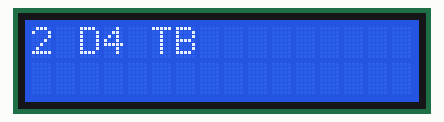
This sketch was run on a simulated Arduino Uno, built with avr-gcc and run on an emulated ATmega328P. Parts: 16×2 character LCD.

Above: at 0.11 s.
At 0.61 s:
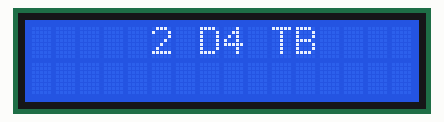
At 1.21 s:
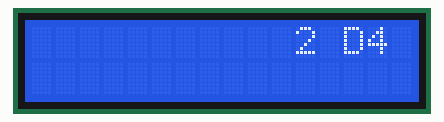
At 2.42 s:
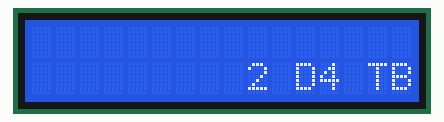
At 3.62 s:
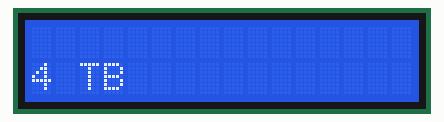
At 4.82 s:
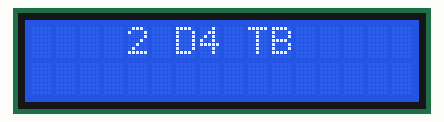

Measured:
- by itself, everything shown: repeats every 4.3 s, in 40 steps

The sketch:

RightToLeftScroll.ino
```cpp
#include <LiquidCrystal.h>
LiquidCrystal lcd(12, 11, 10, 9, 8, 7);

void setup() {
  lcd.begin(16, 2);
}

void loop() {
 int i;
 lcd.setCursor(0,0);
 lcd.print("2 D4 TB");
 for(i=0; i<16; ++i){
  delay(100);
  lcd.scrollDisplayRight();
 }
 delay(100);
 lcd.clear();
 lcd.setCursor(16,1);
 lcd.print("2 D4 TB");
 for(i=0; i<26; ++i){
  lcd.scrollDisplayLeft();
  delay(100);
 }
 lcd.clear();
}
```
